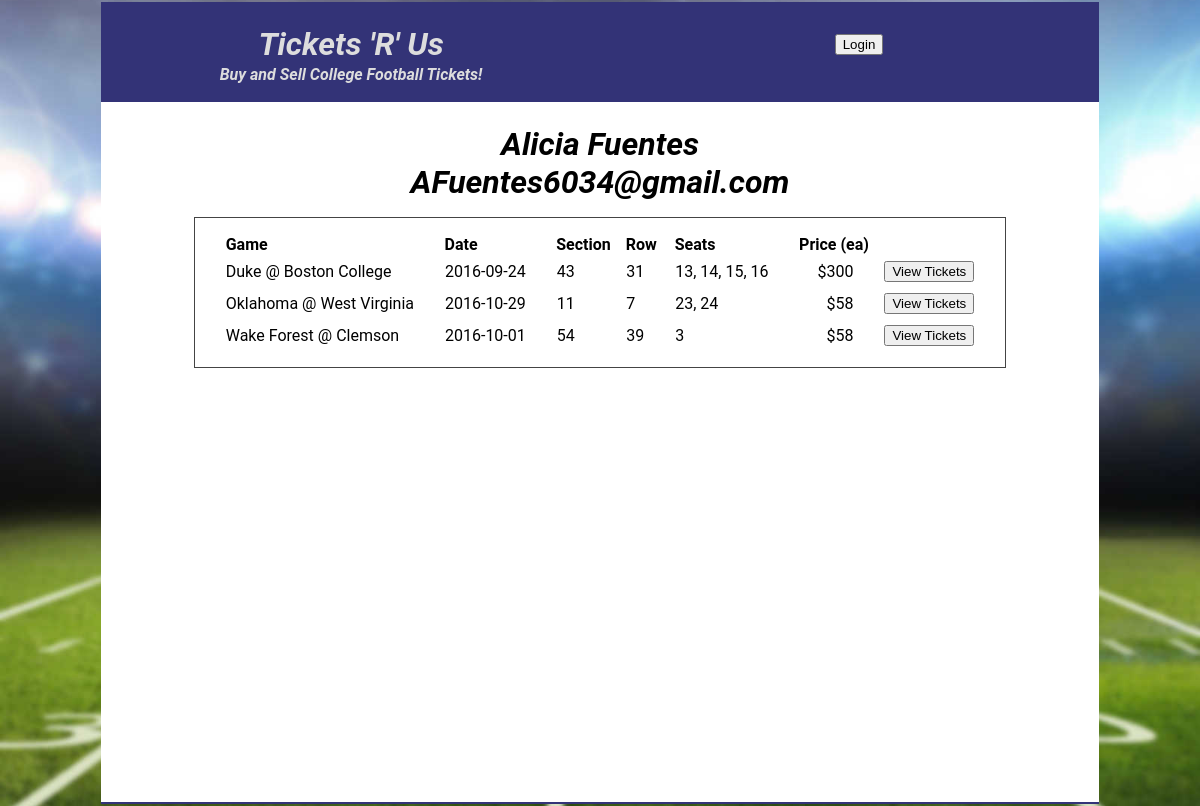
The app's page /users/3, older data.
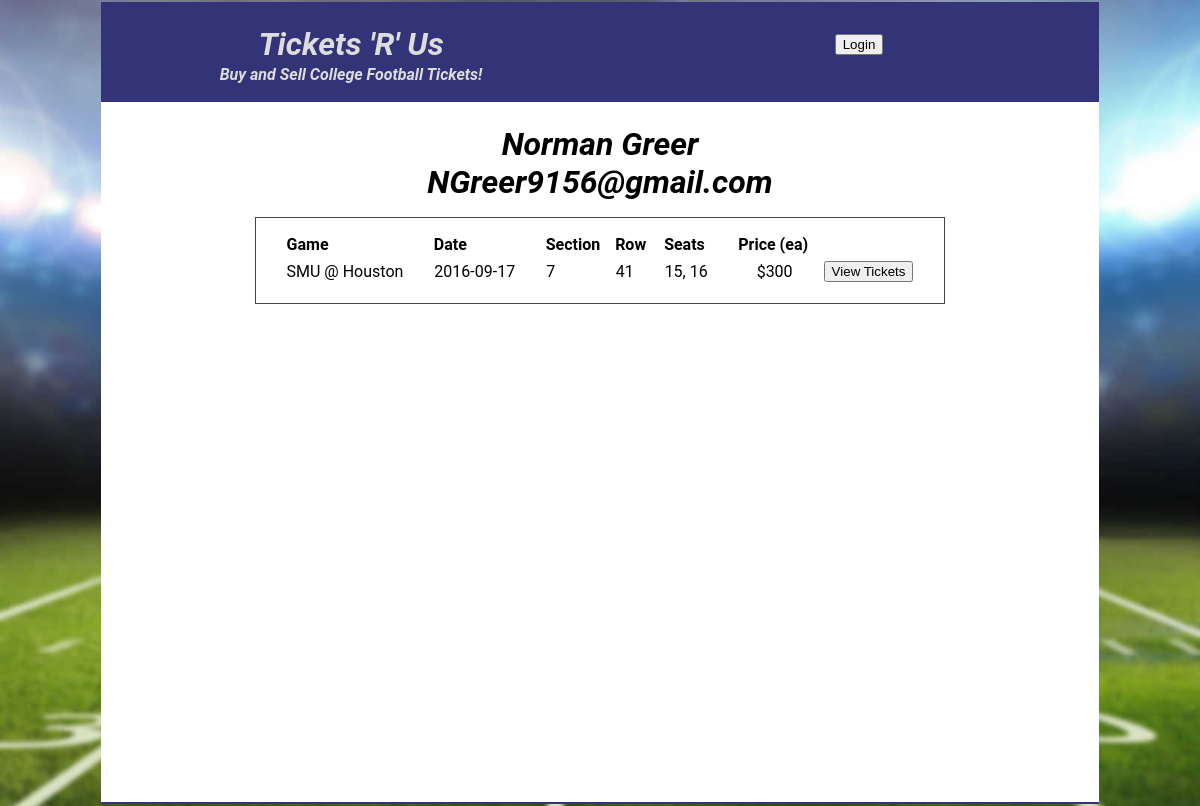
The same page, newer data.
### tickets.py (models this page shows, shortened)
class User(Base):
    __tablename__ = 'user'
    id = Column(Integer, primary_key=True)
    name = Column(String, nullable=False)
    email = Column(String, nullable=False)
    picture = Column(String, nullable=True)

class Ticket_Lot(Base):
    __tablename__ = 'ticket_lot'
    id = Column(Integer, primary_key=True)
    seller_id = Column(Integer, ForeignKey('user.id'))
    seller = relationship(User, backref=backref('ticket_lots'))
    game_id = Column(Integer, ForeignKey('game.id'))
    game = relationship(Game, backref=backref('ticket_lots'))
    section = Column(Integer)
    row = Column(Integer)
    price = Column(Integer) # $ per ticket
    def seats(self):
        return [ ticket.seat for ticket in self.tickets ]
    def seats_str(self):
        return ', '.join(map(str,self.seats()))

class Team(Base):
    __tablename__ = 'team'
    id = Column(Integer, primary_key = True)
    name =Column(String, nullable = False)
    nickname = Column(String)
    espn_id =  Column(Integer)
    city =  Column(String)
    state = Column(String)
    conference = Column(String, ForeignKey('conference.abbrev_name'))
    logo = Column(String)

class Game(Base):
    __tablename__ = 'game'
    id = Column(Integer, primary_key=True)
    home_team_id = Column(Integer, ForeignKey('team.id'))
    home_team = relationship(Team, foreign_keys=[home_team_id], backref=backref('home_games'))
    visiting_team_id = Column(Integer, ForeignKey('team.id'))
    visiting_team = relationship(Team, foreign_keys=[visiting_team_id], backref=backref('away_games'))
    date = Column(Date, nullable=False)

class Ticket(Base):
    __tablename__ = 'ticket'
    id = Column(Integer, primary_key=True)
    lot_id = Column(Integer, ForeignKey('ticket_lot.id'))
    lot = relationship(Ticket_Lot, backref=backref('tickets'))
    seat = Column(Integer)

### web_server.py (the view)
@app.route('/users/<int:user_id>')
def user(user_id):
    user = db_session.query(User).filter_by(id=user_id).one()
    main = Markup(render_template('user.html', user=user))
    return render_template('layout.html', main=main, login_session=login_session)

### templates/user.html
<div id="user-div">
    <h1>
        {{user.name}} <br>
        {{user.email}}
    </h1>
    <div class="game-tickets">
        <table class="tickets">
            <tr class="ticket-lot">
                <th> Game </th>
                <th> Date </th>
                <th class="section"> Section </td>
                <th class="row"> Row </td>
                <th class="seats"> Seats </td>
                <th class="price"> Price (ea) </td>
            </tr>
            {% for ticket_lot in user.ticket_lots %}
            <tr class="ticket-lot">
                <td class="game"> {{ticket_lot.game.visiting_team.name}} @ {{ticket_lot.game.home_team.name}} </td>
                <td class="date"> {{ticket_lot.game.date}} </td>
                <td class="section"> {{ticket_lot.section}} </td>
                <td class="row"> {{ticket_lot.row}} </td>
                <td class="seats"> {{ticket_lot.seats_str()}} </td>
                <td class="price"> ${{ticket_lot.price}} </td>
                <td class="view-button">
                    <a class="ticket-lot-a" href="/tickets/{{ticket_lot.id}}">
                        <button> View Tickets </button>
                    </a>
                </td>
            </tr>
            {% endfor %}
         </table>
    </div>
</div>

### templates/layout.html (shortened to what this page needs)
<!DOCTYPE=html>
<html>
<head>
    <link rel="stylesheet" href="{{ url_for('static', filename='style/tickets.css') }}">
</head>
<body>
<div id="container">
    <div id="header">
        <div id="header-title-div">
            <h1 id="header-title-h1">
                <a id="title-a" href="{{url_for('conferences')}}"> Tickets 'R' Us </a>
            </h1>
            <p>
                Buy and Sell College Football Tickets!
            </p>
        </div>
        <div id="header-login-div">
            {% if 'username' not in login_session %}
            <a class="header-login-a" href="{{url_for('login')}}">
                <button> Login </button>
            </a>
            {% else %}
            <a class="header-login-a" href="{{url_for('user', user_id=login_session['user_id'])}}">
                {{login_session['username']}} </a>
            <a class="header-login-a" href="{{url_for('disconnect')}}">
                <button> Logout </button>
            </a>
            {% endif %}
        </div>
        <p>
        </p>
    </div>
    <div id="main">
        {{main}}
    </div>
</div>
</body>
</html>

### static/style/tickets.css (style rules this page uses)
body, div, ul, li, p, h1, h2, h3, h4, h5, h6 { -webkit-box-sizing: border-box; -moz-box-sizing: border-box; -ms-box-sizing: border-box; box-sizing: border-box; border: 1px solid transparent; }
body, div, ul, li, p, h1, h2, h3, h4, h5, h6 { padding: 0; margin: 0; }
h1,h2,h3,h4 { width: 100%; }
body { display: -webkit-flex; display: flex; flex-wrap: wrap; flex-direction: row; justify-content: space-around; font-family: "Roboto", sans-serif; font-weight: bold; font-style: italic; text-align: center; background-image: url("/static/images/FF8a5Ku_2000_cropped.jpg"); background-size: cover; background-repeat: no-repeat; background-attachment: fixed; background-position: center; }
#container { display: -webkit-flex; display: flex; flex-wrap: wrap; flex-direction: column; justify-content: beginning; width: 90%; max-width: 1000px; }
#header, #footer, #main { display: -webkit-flex; display: flex; flex-wrap: wrap; flex-direction: row; justify-content: space-around; width: 100%; }
#title-a { color: #ddd; text-decoration: none; }
#header, #footer { color: #ddd; background: #337; }
#header { height: 100px; padding-top: 20px; }
#header-title-div { width: 50%; }
#header-title-h1 { width: 100%; }
#header-login-div { font-family: "Roboto", sans-serif; font-weight: normal; font-style: normal; width: 50%; margin-top: 10px; }
.header-login-a { margin-left: 20px; color: #ddd; text-decoration: none; }
#main { background: #fff; opacity: 1.0; padding-top: 20px; min-height: 700px; }
.conference-a, .ticket-lot-a { text-decoration: none; }
.game-tickets { border: 1px solid #444; padding: 15px; margin: 15px; background: #fff; }
table { border: 1px solid transparent; border-collapse: collapse; }
tr { border: 1px solid transparent; border-collapse: collapse; }
th { padding-left: 15px; padding-right: 0px; text-align: left; }
td { border: 1px solid transparent; border-collapse: collapse; padding: 5px; padding-left: 15px; padding-right: 15px; text-align: left; }
td.price { text-align: right; }

Row changes from the older to the newer data that the page shows:
no longer on this page (row edited): Ticket_Lot: game.visiting_team.name "Duke", game.home_team.name "Boston College", game "2016-09-24", section "43", row "31", seats_str "13, 14, 15, 16", price "300"
no longer on this page (row edited): Ticket_Lot: game.visiting_team.name "Oklahoma", game.home_team.name "West Virginia", game "2016-10-29", section "11", row "7", seats_str "23, 24", price "58"
no longer on this page (row edited): Ticket_Lot: game.visiting_team.name "Wake Forest", game.home_team.name "Clemson", game "2016-10-01", section "54", row "39", seats_str "3", price "58"
changed User: name "Alicia Fuentes" → "Norman Greer"; email "AFuentes6034@gmail.com" → "NGreer9156@gmail.com"
now on this page (row edited): Ticket_Lot: game.visiting_team.name "SMU", game.home_team.name "Houston", game "2016-09-17", section "7", row "41", seats_str "15, 16", price "300"
